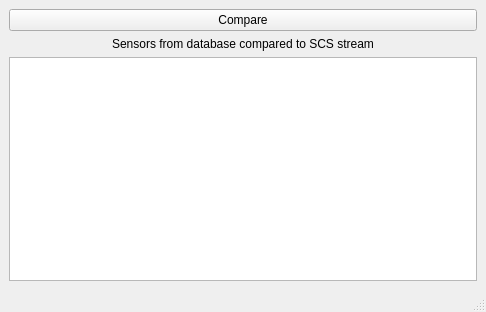
<?xml version="1.0" encoding="UTF-8"?>
<ui version="4.0">
 <class>QSCSTestPollCompare</class>
 <widget class="QMainWindow" name="QSCSTestPollCompare">
  <property name="geometry">
   <rect>
    <x>0</x>
    <y>0</y>
    <width>486</width>
    <height>312</height>
   </rect>
  </property>
  <property name="windowTitle">
   <string>pyQt SCS Client Tester</string>
  </property>
  <widget class="QWidget" name="centralwidget">
   <layout class="QVBoxLayout" name="verticalLayout">
    <item>
     <layout class="QHBoxLayout" name="horizontalLayout">
      <item>
       <widget class="QPushButton" name="compareButton">
        <property name="text">
         <string>Compare</string>
        </property>
       </widget>
      </item>
     </layout>
    </item>
    <item>
     <widget class="QLabel" name="label_2">
      <property name="text">
       <string>Sensors from database compared to SCS stream</string>
      </property>
      <property name="alignment">
       <set>Qt::AlignCenter</set>
      </property>
     </widget>
    </item>
    <item>
     <widget class="QTextBrowser" name="scsText"/>
    </item>
   </layout>
  </widget>
  <widget class="QStatusBar" name="statusbar"/>
 </widget>
 <resources/>
 <connections/>
</ui>
